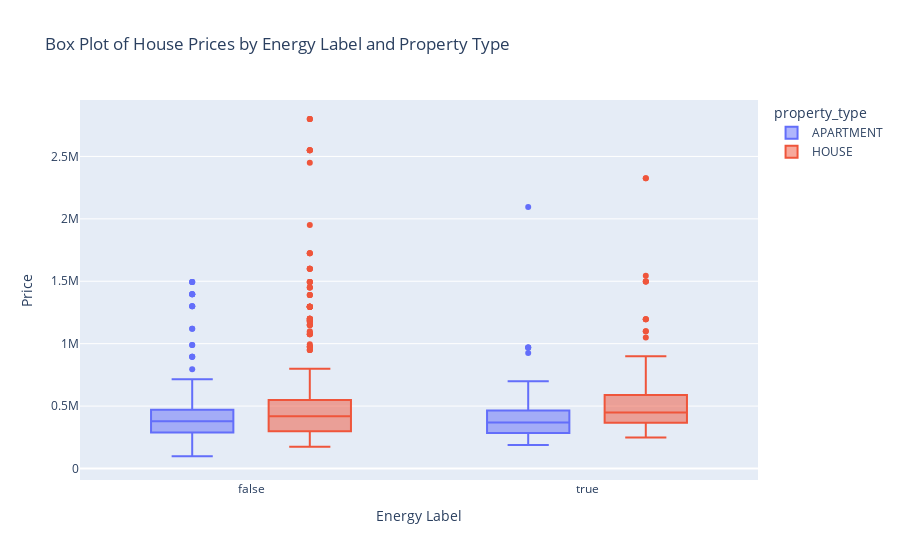

Notebook cell for this chart:
### Code cell
energy_label_order = ['A++', 'A+', 'A', 'B', 'C', 'D', 'E', 'F']

# Create the box plot
fig = px.box(df, x='has_photovoltaic_panels', y='price', color='property_type', title='Box Plot of House Prices by Energy Label and Property Type')#category_orders={'energy_label': energy_label_order})

# Update layout for better visualization
fig.update_layout(
    xaxis_title='Energy Label',
    yaxis_title='Price',
    boxmode='group'  # Group by property type
)

# Show the plot
fig.show()

### Figure 1 — Plotly figure (JSON) as saved in the notebook; plotly's stock layout.template omitted (floating-point values rounded to 4 significant figures; data arrays with more than 128 entries replaced by an {"elided": "..."} marker saying what was removed)
{"data": [{"alignmentgroup": "True", "hovertemplate": "property_type=APARTMENT<br>has_photovoltaic_panels=%{x}<br>price=%{y}<extra></extra>", "legendgroup": "APARTMENT", "marker": {"color": "#636efa"}, "name": "APARTMENT", "notched": false, "offsetgroup": "APARTMENT", "orientation": "v", "showlegend": true, "type": "box", "x": {"elided": "999 bool values"}, "x0": " ", "xaxis": "x", "y": {"elided": "999 int values"}, "y0": " ", "yaxis": "y"}, {"alignmentgroup": "True", "hovertemplate": "property_type=HOUSE<br>has_photovoltaic_panels=%{x}<br>price=%{y}<extra></extra>", "legendgroup": "HOUSE", "marker": {"color": "#EF553B"}, "name": "HOUSE", "notched": false, "offsetgroup": "HOUSE", "orientation": "v", "showlegend": true, "type": "box", "x": {"elided": "1281 bool values"}, "x0": " ", "xaxis": "x", "y": {"elided": "1281 int values"}, "y0": " ", "yaxis": "y"}], "layout": {"boxmode": "group", "legend": {"title": {"text": "property_type"}, "tracegroupgap": 0}, "title": {"text": "Box Plot of House Prices by Energy Label and Property Type"}, "xaxis": {"anchor": "y", "domain": [0, 1], "title": {"text": "Energy Label"}}, "yaxis": {"anchor": "x", "domain": [0, 1], "title": {"text": "Price"}}}}
